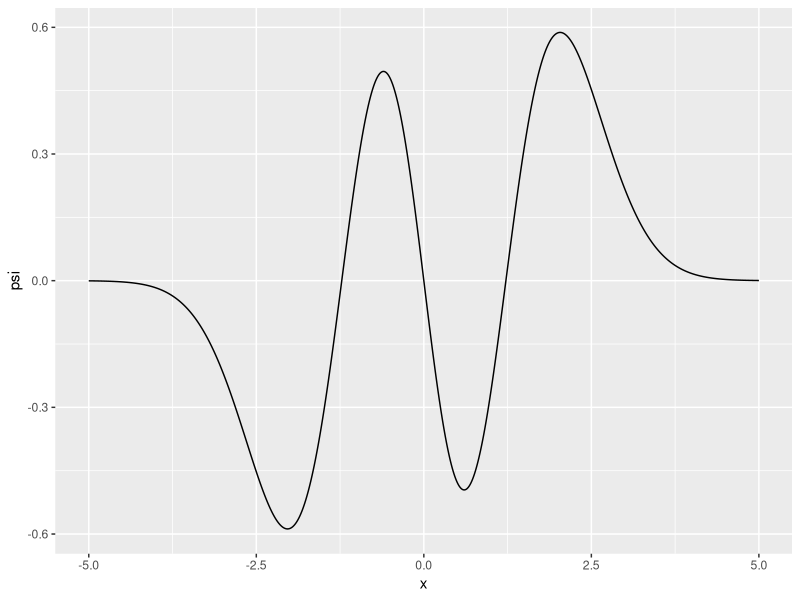

Generate this figure with R:
library(tidyverse)


x <- seq(-5, 5, by = 0.01)
h3 <- -12*x + 8*x^3
n3 <- sqrt(1/(2^3*6*sqrt(pi)))
psi <- n3 * h3 * exp(-x^2/2)

wave <- tibble(x, psi, my_exp = exp(-x^2/2))

wave |> ggplot(aes(x, psi)) +
  geom_line()
